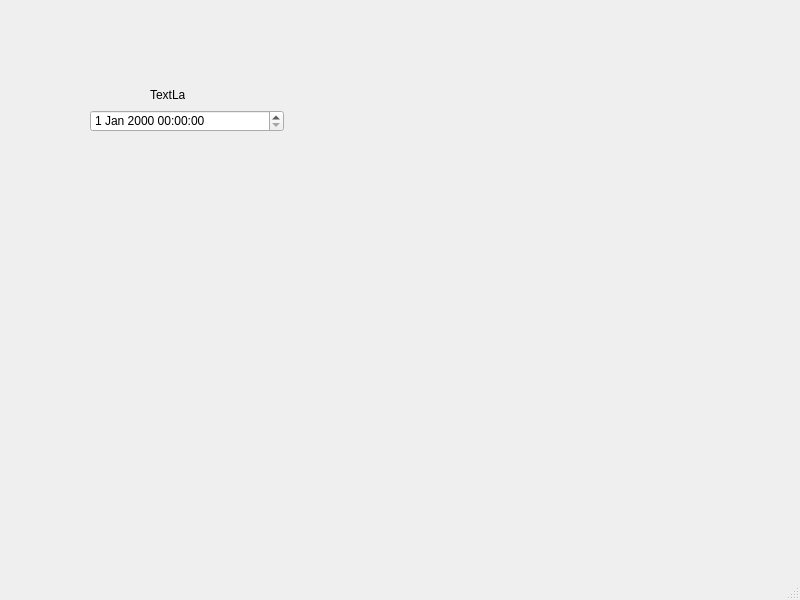
<?xml version="1.0" encoding="UTF-8"?>
<ui version="4.0">
 <class>MainWindow</class>
 <widget class="QMainWindow" name="MainWindow">
  <property name="geometry">
   <rect>
    <x>0</x>
    <y>0</y>
    <width>800</width>
    <height>600</height>
   </rect>
  </property>
  <property name="windowTitle">
   <string>MainWindow</string>
  </property>
  <widget class="QWidget" name="centralwidget">
   <widget class="QLabel" name="label">
    <property name="geometry">
     <rect>
      <x>150</x>
      <y>90</y>
      <width>35</width>
      <height>10</height>
     </rect>
    </property>
    <property name="text">
     <string>TextLabel</string>
    </property>
   </widget>
   <widget class="QDateTimeEdit" name="dateTimeEdit">
    <property name="geometry">
     <rect>
      <x>90</x>
      <y>110</y>
      <width>194</width>
      <height>22</height>
     </rect>
    </property>
   </widget>
  </widget>
  <widget class="QMenuBar" name="menubar">
   <property name="geometry">
    <rect>
     <x>0</x>
     <y>0</y>
     <width>800</width>
     <height>18</height>
    </rect>
   </property>
  </widget>
  <widget class="QStatusBar" name="statusbar"/>
 </widget>
 <resources/>
 <connections/>
</ui>
